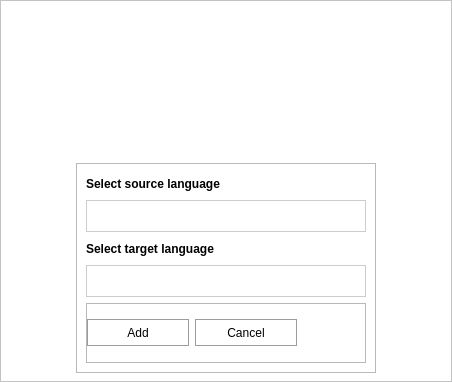
<?xml version="1.0" encoding="UTF-8"?>
<ui version="4.0">
 <class>Qpid::InterpretationSelect</class>
 <widget class="QDialog" name="Qpid::InterpretationSelect">
  <property name="geometry">
   <rect>
    <x>0</x>
    <y>0</y>
    <width>452</width>
    <height>382</height>
   </rect>
  </property>
  <property name="windowTitle">
   <string>Voice Easy</string>
  </property>
  <property name="styleSheet">
   <string notr="true">#widgetRound {
	border: 1px solid #c3c3c3;
	background: #ffffff;
}

#labelSourceLanguage,#labelTargetLanguage {
	font-weight: bold;
}

#frameMain QComboBox {
	border: 1px solid #cccccc;
	padding: 0px 18px 0px 3px;
	min-height: 30px;
}

#frameMain QComboBox:on { /* shift the text when the popup opens */
	padding-top: 3px;
	padding-left: 4px;
}

#frameMain QComboBox::drop-down {
	border: 0px;
	width: 39px;
}

#frameMain QComboBox::down-arrow {
	image: url(:/images/ui/language_down_arrow.png);
}

#frameCallContainer QPushButton {
	border: 1px solid #9c9c9c;
	background: qlineargradient(x1:0, y1:0, x2:0, y2:1,
                 stop:0 #f5f5f5, stop:1 #dddddd);
}

#frameCallContainer QPushButton:hover {
	border: 1px solid #767676;
}</string>
  </property>
  <layout class="QVBoxLayout" name="verticalLayout">
   <property name="spacing">
    <number>0</number>
   </property>
   <property name="margin">
    <number>0</number>
   </property>
   <item>
    <widget class="QWidget" name="widgetRound" native="true">
     <layout class="QVBoxLayout" name="verticalLayout_2">
      <item>
       <widget class="Qpid::CallInterpreterHelp" name="widgetHelp" native="true">
        <property name="minimumSize">
         <size>
          <width>434</width>
          <height>146</height>
         </size>
        </property>
       </widget>
      </item>
      <item>
       <layout class="QHBoxLayout" name="horizontalLayout_2">
        <item>
         <spacer name="horizontalSpacer_2">
          <property name="orientation">
           <enum>Qt::Horizontal</enum>
          </property>
          <property name="sizeHint" stdset="0">
           <size>
            <width>40</width>
            <height>20</height>
           </size>
          </property>
         </spacer>
        </item>
        <item>
         <widget class="QFrame" name="frameMain">
          <property name="minimumSize">
           <size>
            <width>0</width>
            <height>210</height>
           </size>
          </property>
          <property name="maximumSize">
           <size>
            <width>300</width>
            <height>16777215</height>
           </size>
          </property>
          <property name="frameShape">
           <enum>QFrame::StyledPanel</enum>
          </property>
          <property name="frameShadow">
           <enum>QFrame::Raised</enum>
          </property>
          <layout class="QVBoxLayout" name="verticalLayout_12">
           <item>
            <widget class="QLabel" name="labelSourceLanguage">
             <property name="minimumSize">
              <size>
               <width>0</width>
               <height>21</height>
              </size>
             </property>
             <property name="maximumSize">
              <size>
               <width>16777215</width>
               <height>21</height>
              </size>
             </property>
             <property name="text">
              <string>Select source language</string>
             </property>
            </widget>
           </item>
           <item>
            <widget class="QComboBox" name="comboBoxSource">
             <property name="maximumSize">
              <size>
               <width>280</width>
               <height>32</height>
              </size>
             </property>
            </widget>
           </item>
           <item>
            <widget class="QLabel" name="labelTargetLanguage">
             <property name="minimumSize">
              <size>
               <width>0</width>
               <height>21</height>
              </size>
             </property>
             <property name="maximumSize">
              <size>
               <width>16777215</width>
               <height>21</height>
              </size>
             </property>
             <property name="text">
              <string>Select target language</string>
             </property>
            </widget>
           </item>
           <item>
            <widget class="QComboBox" name="comboBoxTarget">
             <property name="maximumSize">
              <size>
               <width>280</width>
               <height>32</height>
              </size>
             </property>
            </widget>
           </item>
           <item>
            <widget class="QFrame" name="frameCallContainer">
             <property name="frameShape">
              <enum>QFrame::StyledPanel</enum>
             </property>
             <property name="frameShadow">
              <enum>QFrame::Raised</enum>
             </property>
             <layout class="QHBoxLayout" name="horizontalLayout">
              <property name="leftMargin">
               <number>0</number>
              </property>
              <item>
               <widget class="QPushButton" name="pushButtonOK">
                <property name="minimumSize">
                 <size>
                  <width>102</width>
                  <height>27</height>
                 </size>
                </property>
                <property name="maximumSize">
                 <size>
                  <width>16777215</width>
                  <height>16777215</height>
                 </size>
                </property>
                <property name="focusPolicy">
                 <enum>Qt::NoFocus</enum>
                </property>
                <property name="text">
                 <string>Add</string>
                </property>
                <property name="default">
                 <bool>true</bool>
                </property>
               </widget>
              </item>
              <item>
               <widget class="QPushButton" name="pushButtonCancel">
                <property name="minimumSize">
                 <size>
                  <width>102</width>
                  <height>27</height>
                 </size>
                </property>
                <property name="maximumSize">
                 <size>
                  <width>16777215</width>
                  <height>16777215</height>
                 </size>
                </property>
                <property name="focusPolicy">
                 <enum>Qt::NoFocus</enum>
                </property>
                <property name="text">
                 <string>Cancel</string>
                </property>
               </widget>
              </item>
              <item>
               <spacer name="horizontalSpacer">
                <property name="orientation">
                 <enum>Qt::Horizontal</enum>
                </property>
                <property name="sizeHint" stdset="0">
                 <size>
                  <width>185</width>
                  <height>11</height>
                 </size>
                </property>
               </spacer>
              </item>
             </layout>
            </widget>
           </item>
          </layout>
         </widget>
        </item>
        <item>
         <spacer name="horizontalSpacer_3">
          <property name="orientation">
           <enum>Qt::Horizontal</enum>
          </property>
          <property name="sizeHint" stdset="0">
           <size>
            <width>40</width>
            <height>20</height>
           </size>
          </property>
         </spacer>
        </item>
       </layout>
      </item>
     </layout>
    </widget>
   </item>
  </layout>
 </widget>
 <customwidgets>
  <customwidget>
   <class>Qpid::CallInterpreterHelp</class>
   <extends>QWidget</extends>
   <header>callinterpreterhelp.h</header>
   <container>1</container>
  </customwidget>
 </customwidgets>
 <resources>
  <include location="phone.qrc"/>
 </resources>
 <connections>
  <connection>
   <sender>pushButtonCancel</sender>
   <signal>clicked()</signal>
   <receiver>Qpid::InterpretationSelect</receiver>
   <slot>reject()</slot>
   <hints>
    <hint type="sourcelabel">
     <x>242</x>
     <y>326</y>
    </hint>
    <hint type="destinationlabel">
     <x>222</x>
     <y>184</y>
    </hint>
   </hints>
  </connection>
 </connections>
</ui>
